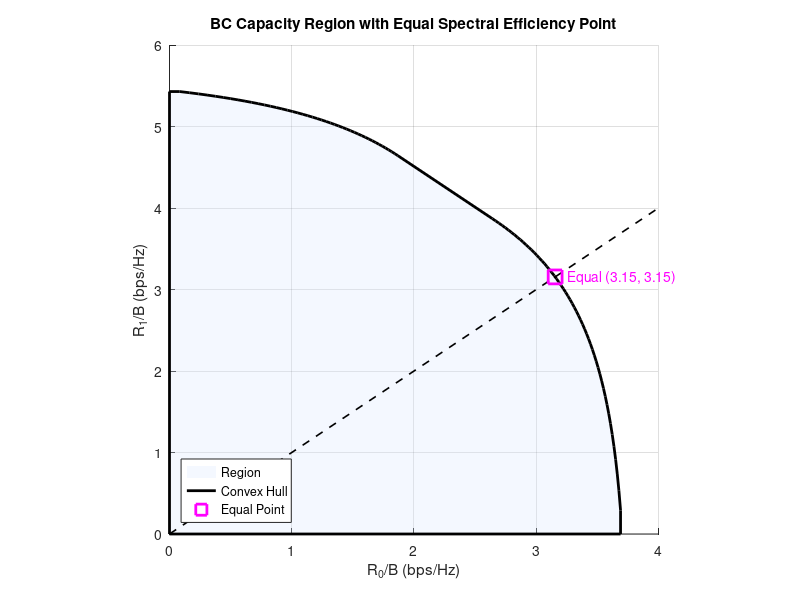

Write the MATLAB code that produced this figure.
clear; clc; close all;

% Channel vectors
H0 = [0.3 - 1j, 0.7 + 1.2j];
H1 = [0.4j, 2 - 0.3j];
I = eye(2);

% Gram matrices
H0H0H = H0' * H0;
H1H1H = H1' * H1;

% SNRs
SNR0 = 10^(6/10);
SNR1 = 10^(10/10);

% Build convex region from polygonal boundary points
alpha_vec = linspace(0.01, 0.99, 100);
point_list = [];

for i = 1:length(alpha_vec)
    alpha = alpha_vec(i);
    beta = 1 - alpha;

    C0 = log2(real(det(I + alpha * SNR0 * H0H0H)));
    C1 = log2(real(det(I + beta  * SNR1 * H1H1H)));
    Csum = log2(real(det(I + alpha * SNR0 * H0H0H + beta * SNR1 * H1H1H)));

    corner0 = [C0, Csum - C0]; % user 0 first
    corner1 = [Csum - C1, C1]; % user 1 first

    point_list = [point_list;
                  0, 0;
                  0, C1;
                  corner1;
                  corner0;
                  C0, 0];
end

% Compute convex hull
K = convhull(point_list(:,1), point_list(:,2));
hull_pts = point_list(K, :);

% === Find all intersections with y = x line
equal_pts = [];
for i = 1:length(hull_pts)-1
    x1 = hull_pts(i,1); y1 = hull_pts(i,2);
    x2 = hull_pts(i+1,1); y2 = hull_pts(i+1,2);

    dx = x2 - x1;
    dy = y2 - y1;
    denom = dx - dy;
    if abs(denom) < 1e-6, continue; end  % avoid division by zero

    % Solve for intersection with y = x
    t = (y1 - x1) / denom;
    if t >= 0 && t <= 1
        x_eq = x1 + t * dx;
        y_eq = y1 + t * dy;
        if abs(x_eq - y_eq) < 1e-3
            equal_pts = [equal_pts; x_eq, y_eq];
        end
    end
end

% === Choose the outermost (maximum R0 = R1) equal rate point
if ~isempty(equal_pts)
    [~, idx] = max(equal_pts(:,1)); % since R0 = R1
    eq_pt = equal_pts(idx,:);
else
    eq_pt = [];
end

% === Plot result
figure; hold on; grid on;

fill(hull_pts(:,1), hull_pts(:,2), [0.85 0.9 1], ...
    'EdgeColor', 'none', 'FaceAlpha', 0.3);
plot(hull_pts(:,1), hull_pts(:,2), 'k-', 'LineWidth', 2);

% Diagonal (y = x) for visual reference (no legend)
plot([0 6], [0 6], 'k--', 'LineWidth', 1.2, 'HandleVisibility','off');

% Mark equal rate point
if ~isempty(eq_pt)
    plot(eq_pt(1), eq_pt(2), 'ms', 'MarkerSize', 10, 'LineWidth', 2);
    text(eq_pt(1)+0.1, eq_pt(2), sprintf('Equal (%.2f, %.2f)', eq_pt(1), eq_pt(2)), ...
        'Color', 'm', 'FontSize', 10);
else
    disp('No equal point found on convex hull.');
end

xlabel('R_0/B (bps/Hz)');
ylabel('R_1/B (bps/Hz)');
title('BC Capacity Region with Equal Spectral Efficiency Point');
axis([0 4 0 6]); axis square;
legend('Region', 'Convex Hull', 'Equal Point', 'Location', 'SouthWest');

% Save EPS
print('-depsc2', 'fig/hw8_36_c.eps');
